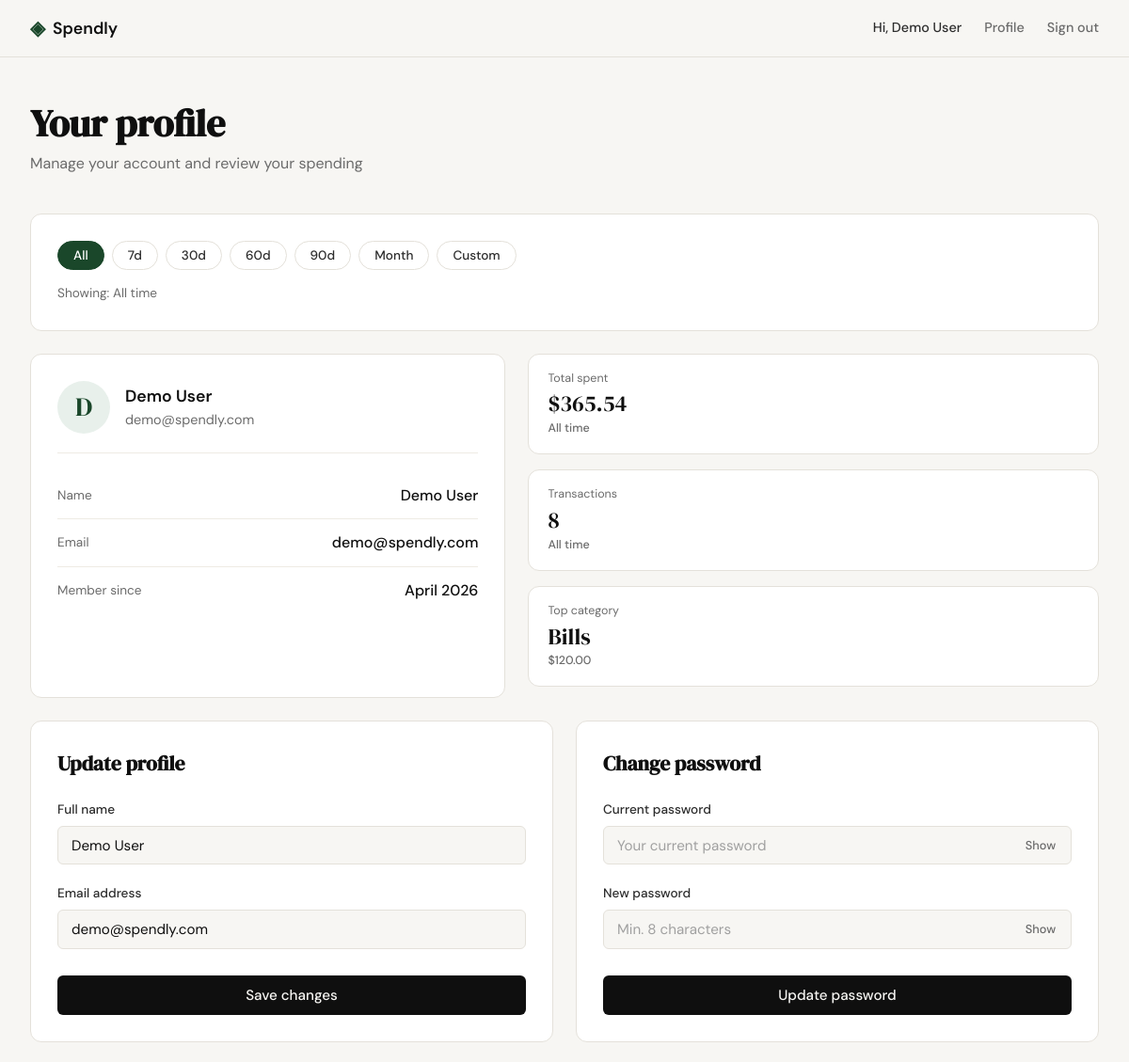
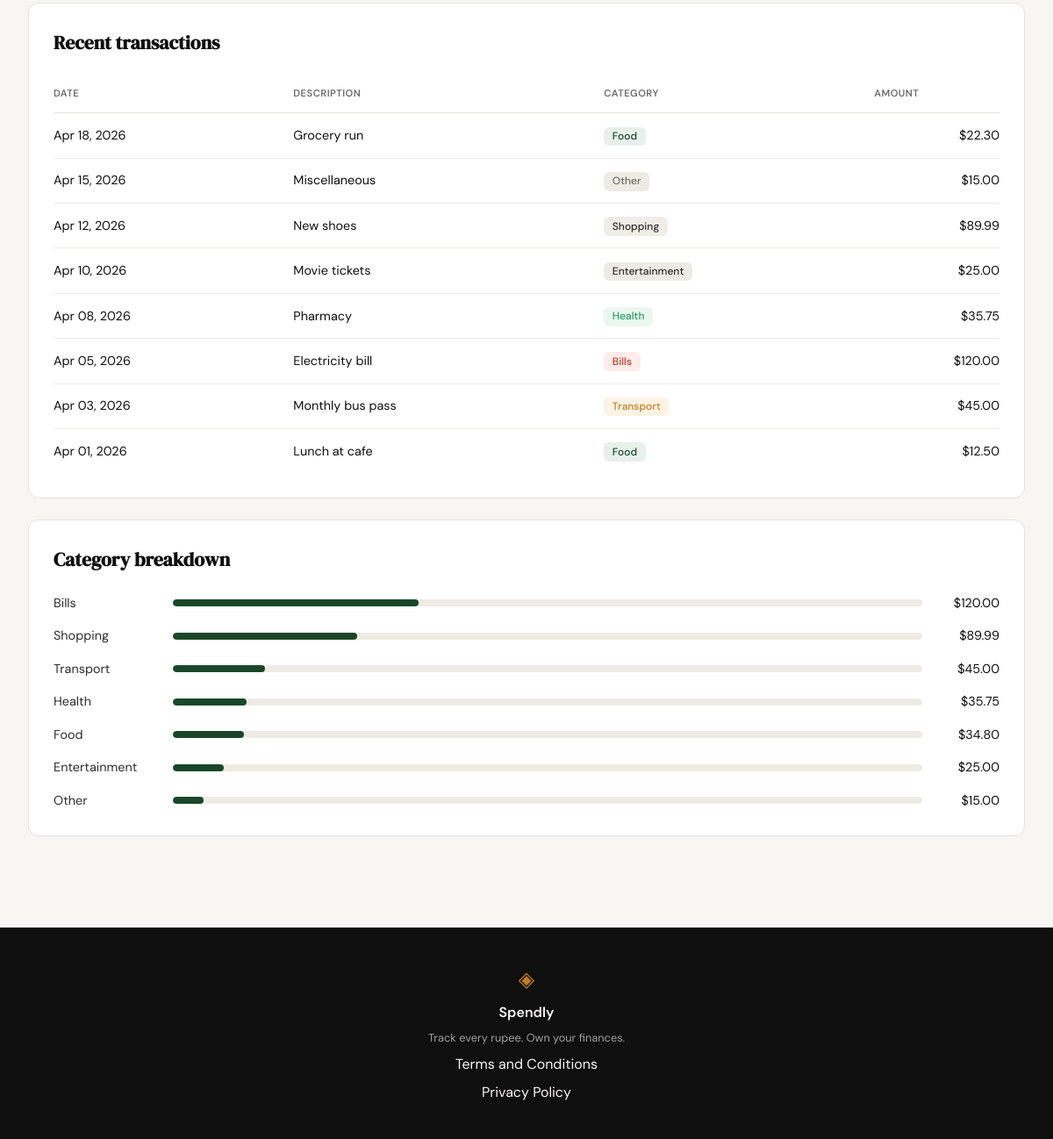
Screenshot of /profile (signed in) with the database file from the repository (2 pictures, top to bottom).
### tables this page shows
CREATE TABLE users (
            id            INTEGER PRIMARY KEY AUTOINCREMENT,
            name          TEXT    NOT NULL,
            email         TEXT    UNIQUE NOT NULL,
            password_hash TEXT    NOT NULL,
            created_at    TEXT    DEFAULT (datetime('now'))
        );

CREATE TABLE expenses (
            id          INTEGER PRIMARY KEY AUTOINCREMENT,
            user_id     INTEGER NOT NULL REFERENCES users(id),
            amount      REAL    NOT NULL,
            category    TEXT    NOT NULL,
            date        TEXT    NOT NULL,
            description TEXT,
            created_at  TEXT    DEFAULT (datetime('now'))
        );

### app.py (the view, shortened to what this page needs)
@app.route("/profile", methods=["GET", "POST"])
@login_required
def profile():
    db = get_db()
    user = db.execute(
        "SELECT id, name, email, created_at FROM users WHERE id = ?",
        (session["user_id"],),
    ).fetchone()
    if not user:
        db.close()
        session.clear()
        flash("Please sign in to continue.")
        return redirect(url_for("login"))
    try:
        member_since = datetime.strptime(
            user["created_at"], "%Y-%m-%d %H:%M:%S"
        ).strftime("%B %Y")
    except (ValueError, TypeError):
        member_since = ""
    if request.method == "GET":
        view_data = load_profile_view_data(db, session["user_id"], request.args)
        db.close()
        return render_template(
            "profile.html",
            user=user,
            member_since=member_since,
            **view_data,
        )

### app.py (called while the page is built, shortened)
def login_required(f):
    @functools.wraps(f)
    def decorated(*args, **kwargs):
        if not session.get("user_id"):
            flash("Please sign in to continue.")
            return redirect(url_for("login"))
        return f(*args, **kwargs)
    return decorated

@app.context_processor
def inject_auth():
    return {
        "logged_in": "user_id" in session,
        "user_name": session.get("user_name", ""),
    }

def resolve_range(args):
    range_key = args.get("range", "all")
    if range_key not in VALID_RANGES:
        range_key = "all"
    today = date.today()
    if range_key in PRESET_DAYS:
        days = PRESET_DAYS[range_key]
        end = today
        start = end - timedelta(days=days - 1)
        return range_key, start, end, _format_window_label(f"Last {days} days", start, end)
    if range_key == "month":
        start = today.replace(day=1)
        end = today
        return range_key, start, end, _format_window_label("This month", start, end)
    return "all", None, None, "All time"

### database/db.py (called while the page is built)
def get_db():
    conn = sqlite3.connect(DB_PATH)
    conn.row_factory = sqlite3.Row
    conn.execute("PRAGMA foreign_keys = ON")
    return conn

### templates/profile.html (shortened to what this page needs)
{% extends "base.html" %}
{% block content %}
<section class="profile-section">
    <div class="profile-container">
        <div class="profile-header">
            <h1 class="profile-title">Your profile</h1>
            <p class="profile-subtitle">Manage your account and review your spending</p>
        </div>
        <form method="GET" action="{{ url_for('profile') }}" class="profile-card filter-bar">
            <div class="filter-presets">
                {% for key, label in [('all','All'), ('7d','7d'), ('30d','30d'), ('60d','60d'), ('90d','90d'), ('month','Month'), ('custom','Custom')] %}
                <button type="submit" name="range" value="{{ key }}"
                        class="filter-pill {% if range == key %}filter-pill--active{% endif %}">{{ label }}</button>
                {% endfor %}
            </div>
            <p class="filter-label">Showing: {{ range_label }}</p>
        </form>
        <div class="profile-top-grid">
            <div class="profile-card profile-info-card">
                <div class="profile-info-head">
                    <div class="profile-avatar">{{ user.name[:1]|upper }}</div>
                    <div>
                        <div class="profile-info-name">{{ user.name }}</div>
                        <div class="profile-info-email">{{ user.email }}</div>
                    </div>
                </div>
                <div class="profile-fields">
                    <div class="profile-field">
                        <span class="profile-field-label">Name</span>
                        <span class="profile-field-value">{{ user.name }}</span>
                    </div>
                    <div class="profile-field">
                        <span class="profile-field-label">Email</span>
                        <span class="profile-field-value">{{ user.email }}</span>
                    </div>
                    <div class="profile-field">
                        <span class="profile-field-label">Member since</span>
                        <span class="profile-field-value">{{ member_since }}</span>
                    </div>
                </div>
            </div>
            <div class="profile-stats">
                <div class="stat-cards profile-stat-cards">
                    <div class="stat-card">
                        <span class="stat-label">Total spent</span>
                        <span class="stat-value">{{ "$%.2f"|format(total_spent) }}</span>
                        <span class="stat-note stat-note--muted">{{ range_label }}</span>
                    </div>
                    <div class="stat-card">
                        <span class="stat-label">Transactions</span>
                        <span class="stat-value">{{ txn_count }}</span>
                        <span class="stat-note stat-note--muted">{{ range_label }}</span>
                    </div>
                    <div class="stat-card">
                        <span class="stat-label">Top category</span>
                        <span class="stat-value">{{ top_category if top_category else "—" }}</span>
                        <span class="stat-note stat-note--muted">{% if top_category %}{{ "$%.2f"|format(top_category_amount) }}{% else %}—{% endif %}</span>
                    </div>
                </div>
            </div>
        </div>
        <div class="profile-forms-grid">
            <div class="profile-card profile-form-card">
                <h2 class="profile-card-title">Update profile</h2>
                <form method="POST" action="{{ url_for('profile') }}">
                    <div class="form-group">
                        <label for="name">Full name</label>
                        <input type="text" id="name" name="name"
                               class="form-input" placeholder="Your name"
                               value="{{ form_name if form_name is defined else user.name }}"
                               required maxlength="100">
                    </div>
                    <div class="form-group">
                        <label for="email">Email address</label>
                        <input type="email" id="email" name="email"
                               class="form-input" placeholder="you@example.com"
                               value="{{ form_email if form_email is defined else user.email }}"
                               required maxlength="254">
                    </div>
                    <button type="submit" class="btn-submit">Save changes</button>
                </form>
            </div>
            <div class="profile-card profile-form-card">
                <h2 class="profile-card-title">Change password</h2>
                <form method="POST" action="{{ url_for('profile_password') }}">
                    <div class="form-group">
                        <label for="current_password">Current password</label>
                        <div class="password-wrapper">
                            <input type="password" id="current_password" name="current_password"
                                   class="form-input" placeholder="Your current password" required>
                            <button type="button" class="password-toggle"
                                    onclick="const p=document.getElementById('current_password');const show=p.type==='password';p.type=show?'text':'password';this.textContent=show?'Hide':'Show';">Show</button>
                        </div>
                    </div>
                    <div class="form-group">
                        <label for="new_password">New password</label>
                        <div class="password-wrapper">
                            <input type="password" id="new_password" name="new_password"
                                   class="form-input" placeholder="Min. 8 characters"
                                   required minlength="8">
                            <button type="button" class="password-toggle"
                                    onclick="const p=document.getElementById('new_password');const show=p.type==='password';p.type=show?'text':'password';this.textContent=show?'Hide':'Show';">Show</button>
                        </div>
                    </div>
                    <button type="submit" class="btn-submit">Update password</button>
                </form>
            </div>
        </div>
        <div class="profile-card txn-card">
            <h2 class="profile-card-title">Recent transactions</h2>
            <table class="txn-table">
                <thead>
                    <tr>
                        <th>Date</th>
                        <th>Description</th>
                        <th>Category</th>
                        <th class="txn-amount-col">Amount</th>
                    </tr>
                </thead>
                <tbody>
                    {% for e in expenses %}
                    <tr>
                        <td>{{ e.date_display }}</td>
                        <td>{{ e.description }}</td>
                        <td><span class="txn-category-badge txn-category--{{ e.category_slug }}">{{ e.category }}</span></td>
                        <td class="txn-amount">{{ "$%.2f"|format(e.amount) }}</td>
                    </tr>
                    {% else %}
                    <tr><td colspan="4" class="txn-empty">No transactions in this range.</td></tr>
                    {% endfor %}
                </tbody>
            </table>
        </div>
        <div class="profile-card">
            <h2 class="profile-card-title">Category breakdown</h2>
            <div class="category-breakdown">
                {% for row in category_breakdown %}
                <div class="cat-progress-row">
                    <span class="cat-progress-label">{{ row.label }}</span>
                    <div class="cat-progress-track"><div class="cat-progress-fill" style="width: {{ '%.1f'|format(row.pct) }}%"></div></div>
                    <span class="cat-progress-value">{{ "$%.2f"|format(row.amount) }}</span>
                </div>
                {% else %}
                <p class="txn-empty">No spending in this range.</p>
                {% endfor %}
            </div>
        </div>
    </div>
</section>
{% endblock %}

### templates/base.html (shortened to what this page needs)
<!DOCTYPE html>
<html lang="en">
<head>
    <link rel="stylesheet" href="{{ url_for('static', filename='css/style.css') }}">
</head>
<body>
    <nav class="navbar">
        <div class="nav-inner">
            <a href="{{ url_for('landing') }}" class="nav-brand">
                <span class="brand-icon">◈</span>
                <span class="brand-name">Spendly</span>
            </a>
            <div class="nav-links">
                {% if logged_in %}
                <span class="nav-greeting">Hi, {{ user_name }}</span>
                <a href="{{ url_for('profile') }}">Profile</a>
                <a href="{{ url_for('logout') }}">Sign out</a>
                {% else %}
                <a href="{{ url_for('login') }}">Sign in</a>
                <a href="{{ url_for('register') }}" class="nav-cta">Get started</a>
                {% endif %}
            </div>
        </div>
    </nav>
    <main class="main-content">
        {% block content %}{% endblock %}
    </main>
    <footer class="footer">
        <div class="footer-inner">
            <span class="brand-icon">◈</span>
            <span class="footer-name">Spendly</span>
            <p class="footer-copy">Track every rupee. Own your finances.</p>
            <a href="/terms">Terms and Conditions</a>
            <a href="/privacy">Privacy Policy</a>
        </div>
    </footer>
</body>
</html>

### rows the page displays
users: name "Demo User", name "D", email "demo@spendly.com"
expenses: category "Bills", date_display "Apr 05, 2026", description "Electricity bill", amount "$120.00", label "Bills", {{ '%.1f'|format(row.pct) }} 32.8 (drawn)
expenses: date_display "Apr 18, 2026", description "Grocery run", category "Food", amount "$22.30", label "Food", {{ '%.1f'|format(row.pct) }} 9.5 (drawn), amount "$34.80"
expenses: date_display "Apr 15, 2026", description "Miscellaneous", category "Other", amount "$15.00", label "Other", {{ '%.1f'|format(row.pct) }} 4.1 (drawn)
expenses: date_display "Apr 12, 2026", description "New shoes", category "Shopping", amount "$89.99", label "Shopping", {{ '%.1f'|format(row.pct) }} 24.6 (drawn)
expenses: date_display "Apr 10, 2026", description "Movie tickets", category "Entertainment", amount "$25.00", label "Entertainment", {{ '%.1f'|format(row.pct) }} 6.8 (drawn)
expenses: date_display "Apr 08, 2026", description "Pharmacy", category "Health", amount "$35.75", label "Health", {{ '%.1f'|format(row.pct) }} 9.8 (drawn)
expenses: date_display "Apr 03, 2026", description "Monthly bus pass", category "Transport", amount "$45.00", label "Transport", {{ '%.1f'|format(row.pct) }} 12.3 (drawn)
expenses: date_display "Apr 01, 2026", description "Lunch at cafe", category "Food", amount "$12.50"

### other values shown
{{ label }} "All" "7d" "30d" "60d" "90d" "Month" "Custom"
{{ range_label }} "All time"
{{ member_since }} "April 2026"
{{ "$%.2f"|format(total_spent) }} "$365.54"
{{ txn_count }} "8"
{{ "$%.2f"|format(top_category_amount) }} "$120.00"
